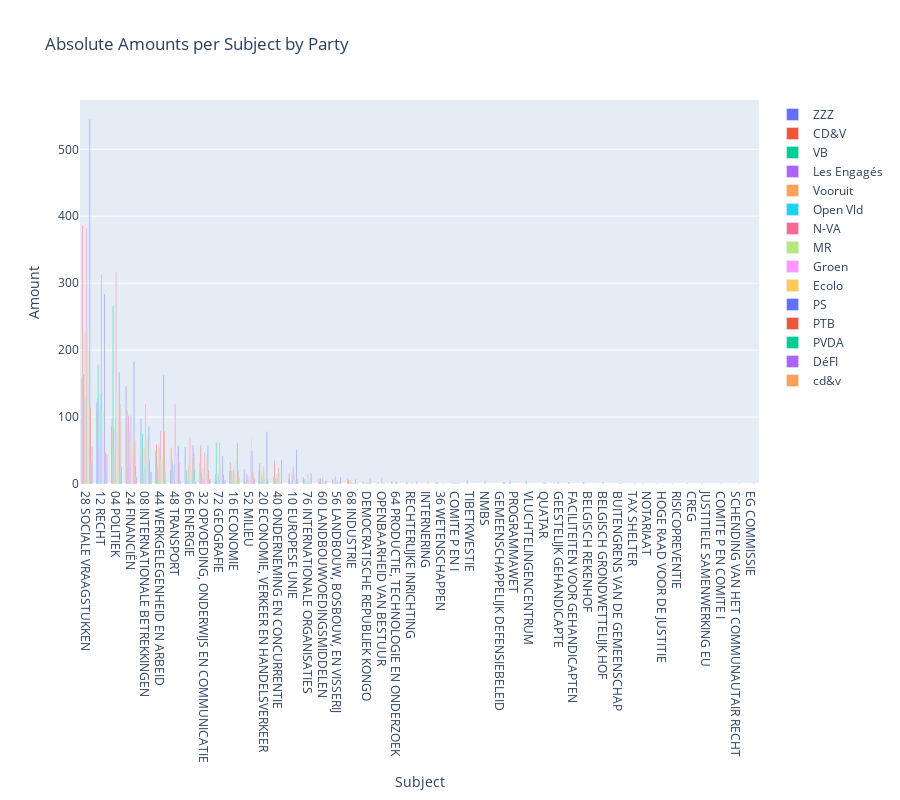

This figure's notebook cell:
### Code cell
import plotly.graph_objects as go

# Setup data for absolute amounts
def plot_absolute(data):
    fig = go.Figure()
    for party, subjects in data.items():
        fig.add_trace(go.Bar(
            name=party,
            x=list(subjects.keys()),
            y=list(subjects.values()),
        ))
    fig.update_layout(
        title="Absolute Amounts per Subject by Party",
        xaxis_title="Subject",
        yaxis_title="Amount",
        barmode='group',
        xaxis={'categoryorder':'total descending'},
        height=800
    )
    fig.show()

plot_absolute(parties_to_domains)

### Figure 1 — Plotly figure (JSON) as saved in the notebook; plotly's stock layout.template omitted (floating-point values rounded to 4 significant figures)
{"data": [{"name": "ZZZ", "type": "bar", "x": ["08 INTERNATIONALE BETREKKINGEN", "66 ENERGIE", "28 SOCIALE VRAAGSTUKKEN", "32 OPVOEDING, ONDERWIJS EN COMMUNICATIE", "04 POLITIEK", "12 RECHT", "24 FINANCIËN", "44 WERKGELEGENHEID EN ARBEID", "48 TRANSPORT", "52 MILIEU", "40 ONDERNEMING EN CONCURRENTIE", "GEESTELIJK GEHANDICAPTE", "72 GEOGRAFIE", "16 ECONOMIE", "20 ECONOMIE, VERKEER EN HANDELSVERKEER", "68 INDUSTRIE", "PROGRAMMAWET", "76 INTERNATIONALE ORGANISATIES", "36 WETENSCHAPPEN", "10 EUROPESE UNIE", "NOTARIAAT", "OPENBAARHEID VAN BESTUUR", "RECHTERLIJKE INRICHTING", "56 LANDBOUW, BOSBOUW, EN VISSERIJ", "64 PRODUCTIE, TECHNOLOGIE EN ONDERZOEK", "FACILITEITEN VOOR GEHANDICAPTEN", "BELGISCH REKENHOF", "HOGE RAAD VOOR DE JUSTITIE", "RISICOPREVENTIE", "CREG", "JUSTITIELE SAMENWERKING EU"], "y": [98, 55, 158, 31, 87, 121, 146, 49, 21, 22, 11, 1, 3, 19, 20, 8, 5, 10, 3, 7, 1, 1, 3, 7, 4, 3, 3, 1, 1, 1, 1]}, {"name": "CD&V", "type": "bar", "x": ["76 INTERNATIONALE ORGANISATIES", "28 SOCIALE VRAAGSTUKKEN", "10 EUROPESE UNIE", "04 POLITIEK", "66 ENERGIE", "40 ONDERNEMING EN CONCURRENTIE", "12 RECHT", "08 INTERNATIONALE BETREKKINGEN", "72 GEOGRAFIE", "48 TRANSPORT", "32 OPVOEDING, ONDERWIJS EN COMMUNICATIE", "24 FINANCIËN", "16 ECONOMIE", "20 ECONOMIE, VERKEER EN HANDELSVERKEER", "44 WERKGELEGENHEID EN ARBEID", "DEMOCRATISCHE REPUBLIEK KONGO", "68 INDUSTRIE", "COMITE P EN I", "RECHTERLIJKE INRICHTING", "36 WETENSCHAPPEN", "52 MILIEU", "60 LANDBOUWVOEDINGSMIDDELEN"], "y": [2, 386, 16, 97, 19, 35, 128, 44, 15, 54, 58, 109, 33, 31, 59, 3, 6, 1, 1, 2, 3, 7]}, {"name": "VB", "type": "bar", "x": ["08 INTERNATIONALE BETREKKINGEN", "28 SOCIALE VRAAGSTUKKEN", "04 POLITIEK", "40 ONDERNEMING EN CONCURRENTIE", "66 ENERGIE", "48 TRANSPORT", "72 GEOGRAFIE", "12 RECHT", "44 WERKGELEGENHEID EN ARBEID", "32 OPVOEDING, ONDERWIJS EN COMMUNICATIE", "24 FINANCIËN", "60 LANDBOUWVOEDINGSMIDDELEN", "76 INTERNATIONALE ORGANISATIES", "OPENBAARHEID VAN BESTUUR", "52 MILIEU", "20 ECONOMIE, VERKEER EN HANDELSVERKEER", "16 ECONOMIE", "TIBETKWESTIE", "VLUCHTELINGENCENTRUM"], "y": [75, 164, 266, 8, 20, 35, 62, 178, 26, 17, 29, 4, 7, 3, 4, 3, 17, 6, 5]}, {"name": "Les Engagés", "type": "bar", "x": ["48 TRANSPORT", "44 WERKGELEGENHEID EN ARBEID", "28 SOCIALE VRAAGSTUKKEN", "24 FINANCIËN", "08 INTERNATIONALE BETREKKINGEN", "16 ECONOMIE", "12 RECHT", "04 POLITIEK", "20 ECONOMIE, VERKEER EN HANDELSVERKEER", "60 LANDBOUWVOEDINGSMIDDELEN", "52 MILIEU", "32 OPVOEDING, ONDERWIJS EN COMMUNICATIE", "10 EUROPESE UNIE", "72 GEOGRAFIE", "68 INDUSTRIE", "66 ENERGIE", "56 LANDBOUW, BOSBOUW, EN VISSERIJ"], "y": [29, 29, 133, 102, 17, 19, 61, 83, 11, 9, 15, 8, 1, 11, 5, 6, 11]}, {"name": "Vooruit", "type": "bar", "x": ["08 INTERNATIONALE BETREKKINGEN", "28 SOCIALE VRAAGSTUKKEN", "10 EUROPESE UNIE", "04 POLITIEK", "66 ENERGIE", "12 RECHT", "52 MILIEU", "32 OPVOEDING, ONDERWIJS EN COMMUNICATIE", "24 FINANCIËN", "72 GEOGRAFIE", "20 ECONOMIE, VERKEER EN HANDELSVERKEER", "48 TRANSPORT", "60 LANDBOUWVOEDINGSMIDDELEN", "16 ECONOMIE", "44 WERKGELEGENHEID EN ARBEID", "40 ONDERNEMING EN CONCURRENTIE", "56 LANDBOUW, BOSBOUW, EN VISSERIJ", "DEMOCRATISCHE REPUBLIEK KONGO", "COMITE P EN I", "68 INDUSTRIE", "76 INTERNATIONALE ORGANISATIES"], "y": [54, 227, 6, 45, 27, 112, 14, 24, 78, 10, 17, 25, 1, 17, 60, 15, 3, 2, 1, 5, 2]}, {"name": "Open Vld", "type": "bar", "x": ["12 RECHT", "28 SOCIALE VRAAGSTUKKEN", "04 POLITIEK", "44 WERKGELEGENHEID EN ARBEID", "76 INTERNATIONALE ORGANISATIES", "08 INTERNATIONALE BETREKKINGEN", "72 GEOGRAFIE", "60 LANDBOUWVOEDINGSMIDDELEN", "48 TRANSPORT", "24 FINANCIËN", "16 ECONOMIE", "10 EUROPESE UNIE", "66 ENERGIE", "52 MILIEU", "COMITE P EN COMITE I", "64 PRODUCTIE, TECHNOLOGIE EN ONDERZOEK", "32 OPVOEDING, ONDERWIJS EN COMMUNICATIE", "56 LANDBOUW, BOSBOUW, EN VISSERIJ", "20 ECONOMIE, VERKEER EN HANDELSVERKEER", "40 ONDERNEMING EN CONCURRENTIE", "DEMOCRATISCHE REPUBLIEK KONGO", "COMITE P EN I", "GEESTELIJK GEHANDICAPTE", "68 INDUSTRIE"], "y": [134, 129, 98, 54, 2, 27, 15, 2, 29, 32, 22, 13, 11, 11, 1, 4, 7, 1, 8, 9, 1, 1, 3, 3]}, {"name": "N-VA", "type": "bar", "x": ["28 SOCIALE VRAAGSTUKKEN", "60 LANDBOUWVOEDINGSMIDDELEN", "48 TRANSPORT", "04 POLITIEK", "32 OPVOEDING, ONDERWIJS EN COMMUNICATIE", "NMBS", "08 INTERNATIONALE BETREKKINGEN", "12 RECHT", "20 ECONOMIE, VERKEER EN HANDELSVERKEER", "OPENBAARHEID VAN BESTUUR", "24 FINANCIËN", "44 WERKGELEGENHEID EN ARBEID", "10 EUROPESE UNIE", "16 ECONOMIE", "64 PRODUCTIE, TECHNOLOGIE EN ONDERZOEK", "66 ENERGIE", "76 INTERNATIONALE ORGANISATIES", "40 ONDERNEMING EN CONCURRENTIE", "72 GEOGRAFIE", "68 INDUSTRIE", "RECHTERLIJKE INRICHTING", "52 MILIEU", "BELGISCH GRONDWETTELIJK HOF", "56 LANDBOUW, BOSBOUW, EN VISSERIJ", "QUATAR"], "y": [383, 10, 120, 316, 47, 6, 119, 313, 26, 10, 102, 79, 25, 18, 4, 70, 15, 24, 62, 1, 1, 5, 3, 5, 3]}, {"name": "MR", "type": "bar", "x": ["24 FINANCIËN", "28 SOCIALE VRAAGSTUKKEN", "72 GEOGRAFIE", "04 POLITIEK", "40 ONDERNEMING EN CONCURRENTIE", "66 ENERGIE", "44 WERKGELEGENHEID EN ARBEID", "12 RECHT", "76 INTERNATIONALE ORGANISATIES", "16 ECONOMIE", "08 INTERNATIONALE BETREKKINGEN", "52 MILIEU", "DEMOCRATISCHE REPUBLIEK KONGO", "32 OPVOEDING, ONDERWIJS EN COMMUNICATIE", "48 TRANSPORT", "64 PRODUCTIE, TECHNOLOGIE EN ONDERZOEK", "10 EUROPESE UNIE", "68 INDUSTRIE", "COMITE P EN I", "RECHTERLIJKE INRICHTING", "60 LANDBOUWVOEDINGSMIDDELEN", "20 ECONOMIE, VERKEER EN HANDELSVERKEER"], "y": [61, 231, 32, 138, 19, 15, 33, 108, 9, 33, 66, 11, 2, 16, 42, 1, 5, 1, 1, 1, 3, 18]}, {"name": "Groen", "type": "bar", "x": ["24 FINANCIËN", "28 SOCIALE VRAAGSTUKKEN", "04 POLITIEK", "32 OPVOEDING, ONDERWIJS EN COMMUNICATIE", "12 RECHT", "52 MILIEU", "08 INTERNATIONALE BETREKKINGEN", "72 GEOGRAFIE", "40 ONDERNEMING EN CONCURRENTIE", "10 EUROPESE UNIE", "16 ECONOMIE", "48 TRANSPORT", "36 WETENSCHAPPEN", "20 ECONOMIE, VERKEER EN HANDELSVERKEER", "44 WERKGELEGENHEID EN ARBEID", "66 ENERGIE", "DEMOCRATISCHE REPUBLIEK KONGO", "BUITENGRENS VAN DE GEMEENSCHAP", "OPENBAARHEID VAN BESTUUR", "68 INDUSTRIE", "COMITE P EN I", "INTERNERING", "TAX SHELTER", "76 INTERNATIONALE ORGANISATIES", "QUATAR", "60 LANDBOUWVOEDINGSMIDDELEN", "56 LANDBOUW, BOSBOUW, EN VISSERIJ"], "y": [46, 151, 76, 31, 76, 43, 45, 18, 5, 13, 14, 45, 1, 6, 29, 20, 2, 1, 1, 1, 1, 4, 1, 2, 1, 4, 2]}, {"name": "Ecolo", "type": "bar", "x": ["24 FINANCIËN", "28 SOCIALE VRAAGSTUKKEN", "44 WERKGELEGENHEID EN ARBEID", "04 POLITIEK", "32 OPVOEDING, ONDERWIJS EN COMMUNICATIE", "52 MILIEU", "08 INTERNATIONALE BETREKKINGEN", "72 GEOGRAFIE", "40 ONDERNEMING EN CONCURRENTIE", "16 ECONOMIE", "48 TRANSPORT", "36 WETENSCHAPPEN", "12 RECHT", "66 ENERGIE", "20 ECONOMIE, VERKEER EN HANDELSVERKEER", "DEMOCRATISCHE REPUBLIEK KONGO", "BUITENGRENS VAN DE GEMEENSCHAP", "OPENBAARHEID VAN BESTUUR", "10 EUROPESE UNIE", "68 INDUSTRIE", "COMITE P EN I", "INTERNERING", "TAX SHELTER", "76 INTERNATIONALE ORGANISATIES", "QUATAR", "60 LANDBOUWVOEDINGSMIDDELEN", "56 LANDBOUW, BOSBOUW, EN VISSERIJ"], "y": [63, 199, 43, 98, 43, 68, 71, 22, 5, 12, 56, 1, 109, 40, 9, 2, 1, 2, 6, 1, 1, 5, 1, 2, 1, 6, 4]}, {"name": "PS", "type": "bar", "x": ["28 SOCIALE VRAAGSTUKKEN", "24 FINANCIËN", "04 POLITIEK", "66 ENERGIE", "08 INTERNATIONALE BETREKKINGEN", "12 RECHT", "10 EUROPESE UNIE", "52 MILIEU", "32 OPVOEDING, ONDERWIJS EN COMMUNICATIE", "48 TRANSPORT", "20 ECONOMIE, VERKEER EN HANDELSVERKEER", "72 GEOGRAFIE", "16 ECONOMIE", "44 WERKGELEGENHEID EN ARBEID", "40 ONDERNEMING EN CONCURRENTIE", "76 INTERNATIONALE ORGANISATIES", "BUITENGRENS VAN DE GEMEENSCHAP", "60 LANDBOUWVOEDINGSMIDDELEN", "68 INDUSTRIE", "56 LANDBOUW, BOSBOUW, EN VISSERIJ", "DEMOCRATISCHE REPUBLIEK KONGO", "COMITE P EN I", "SCHENDING VAN HET COMMUNAUTAIR RECHT", "EG COMMISSIE"], "y": [545, 183, 167, 58, 86, 284, 51, 49, 57, 57, 78, 42, 61, 163, 36, 16, 1, 4, 7, 10, 8, 1, 1, 1]}, {"name": "PTB", "type": "bar", "x": ["24 FINANCIËN", "04 POLITIEK", "66 ENERGIE", "48 TRANSPORT", "44 WERKGELEGENHEID EN ARBEID", "08 INTERNATIONALE BETREKKINGEN", "28 SOCIALE VRAAGSTUKKEN", "72 GEOGRAFIE", "32 OPVOEDING, ONDERWIJS EN COMMUNICATIE", "16 ECONOMIE", "52 MILIEU", "12 RECHT", "20 ECONOMIE, VERKEER EN HANDELSVERKEER", "GEMEENSCHAPPELIJK DEFENSIEBELEID", "10 EUROPESE UNIE"], "y": [65, 119, 46, 33, 78, 35, 115, 14, 21, 21, 17, 47, 7, 3, 9]}, {"name": "PVDA", "type": "bar", "x": ["24 FINANCIËN", "66 ENERGIE", "44 WERKGELEGENHEID EN ARBEID", "08 INTERNATIONALE BETREKKINGEN", "28 SOCIALE VRAAGSTUKKEN", "72 GEOGRAFIE", "04 POLITIEK", "32 OPVOEDING, ONDERWIJS EN COMMUNICATIE", "16 ECONOMIE", "48 TRANSPORT", "52 MILIEU", "12 RECHT", "20 ECONOMIE, VERKEER EN HANDELSVERKEER", "GEMEENSCHAPPELIJK DEFENSIEBELEID", "10 EUROPESE UNIE"], "y": [28, 22, 17, 18, 33, 4, 24, 7, 10, 4, 11, 19, 1, 3, 2]}, {"name": "DéFI", "type": "bar", "x": ["24 FINANCIËN", "28 SOCIALE VRAAGSTUKKEN", "08 INTERNATIONALE BETREKKINGEN", "32 OPVOEDING, ONDERWIJS EN COMMUNICATIE", "RECHTERLIJKE INRICHTING", "04 POLITIEK", "12 RECHT", "48 TRANSPORT", "52 MILIEU", "44 WERKGELEGENHEID EN ARBEID", "68 INDUSTRIE", "72 GEOGRAFIE", "66 ENERGIE"], "y": [11, 56, 17, 8, 4, 26, 44, 4, 8, 2, 1, 6, 4]}, {"name": "cd&v", "type": "bar", "x": ["04 POLITIEK", "28 SOCIALE VRAAGSTUKKEN"], "y": [1, 1]}], "layout": {"barmode": "group", "height": 800, "title": {"text": "Absolute Amounts per Subject by Party"}, "xaxis": {"categoryorder": "total descending", "title": {"text": "Subject"}}, "yaxis": {"title": {"text": "Amount"}}}}
